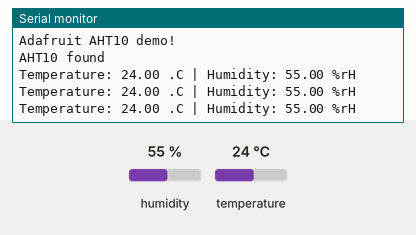
Bench run of a sketch on a simulated Arduino Uno, built with avr-gcc and run on an emulated ATmega328P. On the bench: the last lines printed to the serial monitor. Inputs (shaded band) come from the test bench; at power-on: humidity 55 %, temperature 24 °C.

Above: at 1.4 s.
1.5 s: humidity set to 22 %
At 2.3 s:
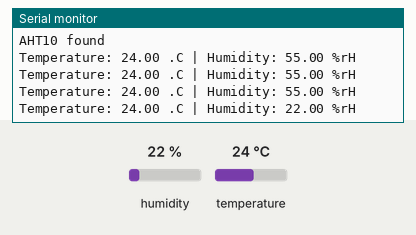
3.0 s: temperature set to 12 °C
At 3.5 s:
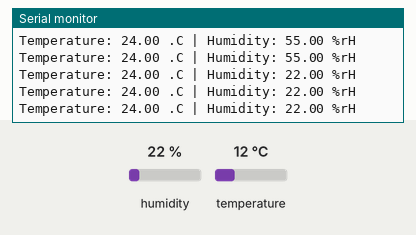
4.5 s: humidity set to 40 %
At 5.2 s:
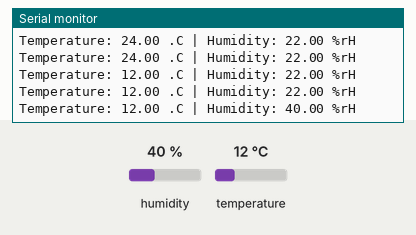
Timing chart, 0 to 7.5 s (numbered marks = the images above; inputs shaded):
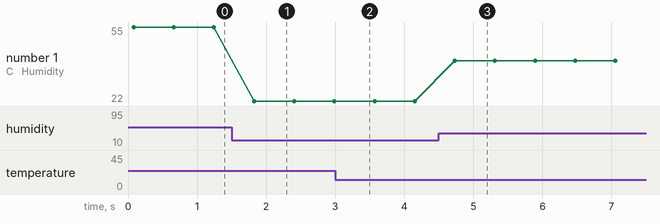

The sketch:

aht10.ino
```cpp
#include <Adafruit_AHT10.h>

Adafruit_AHT10 aht;

void setup() {
  Serial.begin(115200);
  Serial.println("Adafruit AHT10 demo!");

  if (! aht.begin()) {
    Serial.println("Could not find AHT10? Check wiring");
    while (1) delay(10);
  }
  Serial.println("AHT10 found");
}

void loop() {
  sensors_event_t humidity, temp;
  aht.getEvent(&humidity, &temp);
  Serial.print("\nTemperature: ");
  Serial.print(temp.temperature);
  Serial.print(" .C");
  Serial.print(" | Humidity: ");
  Serial.print(humidity.relative_humidity);
  Serial.print(" %rH");

  delay(500);
}
```

Measured:
- after the input at 1.5 s, the serial monitor: prints a new line after 0.33 s (image 1)
- after the input at 4.5 s, the serial monitor: prints a new line after 0.23 s (image 3)
- plotted number 1: 55 → 22 after the input at 1.5 s, 22 → 40 after the input at 4.5 s
